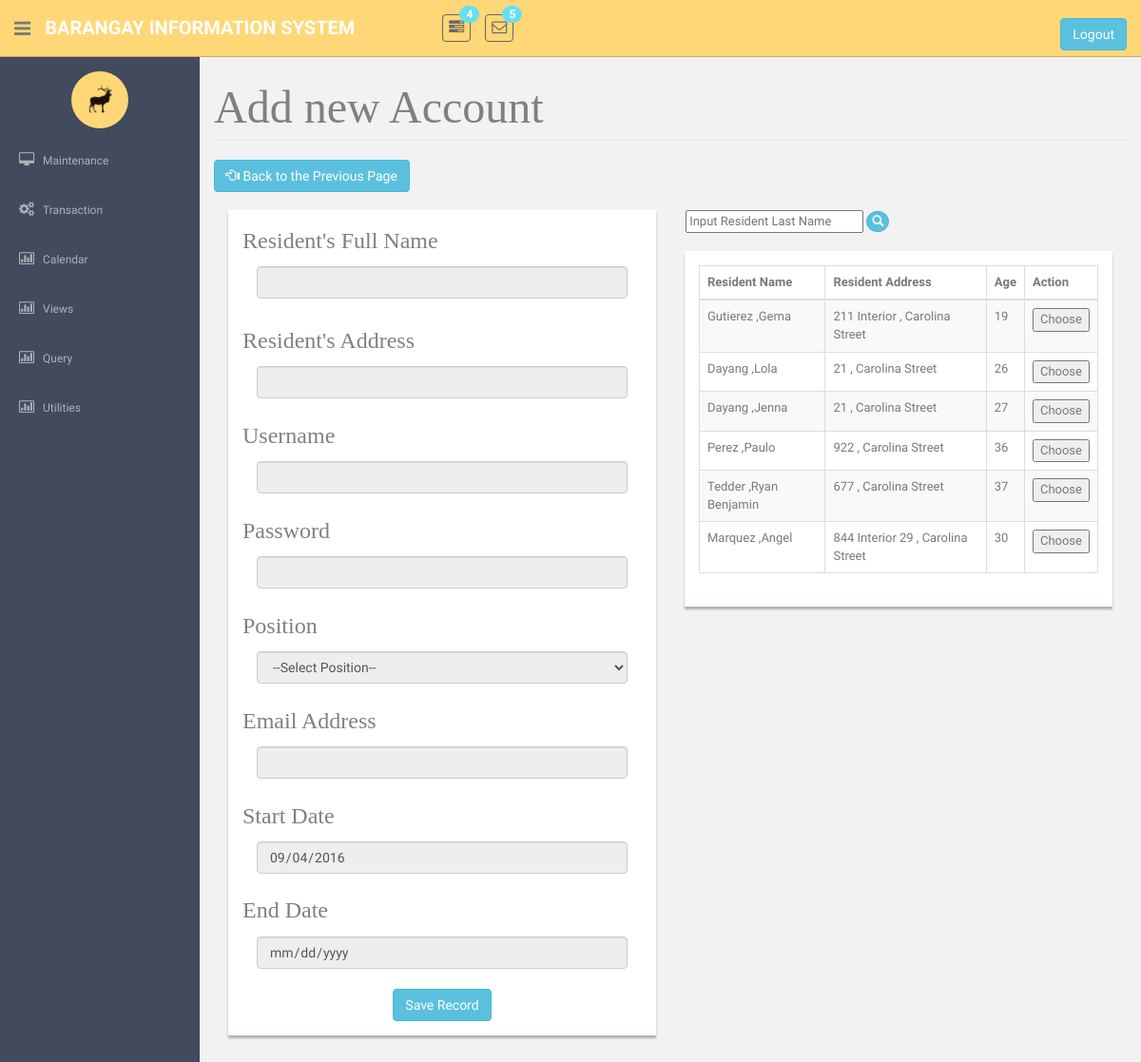
The page /Addaccount.php on the database as committed earlier.
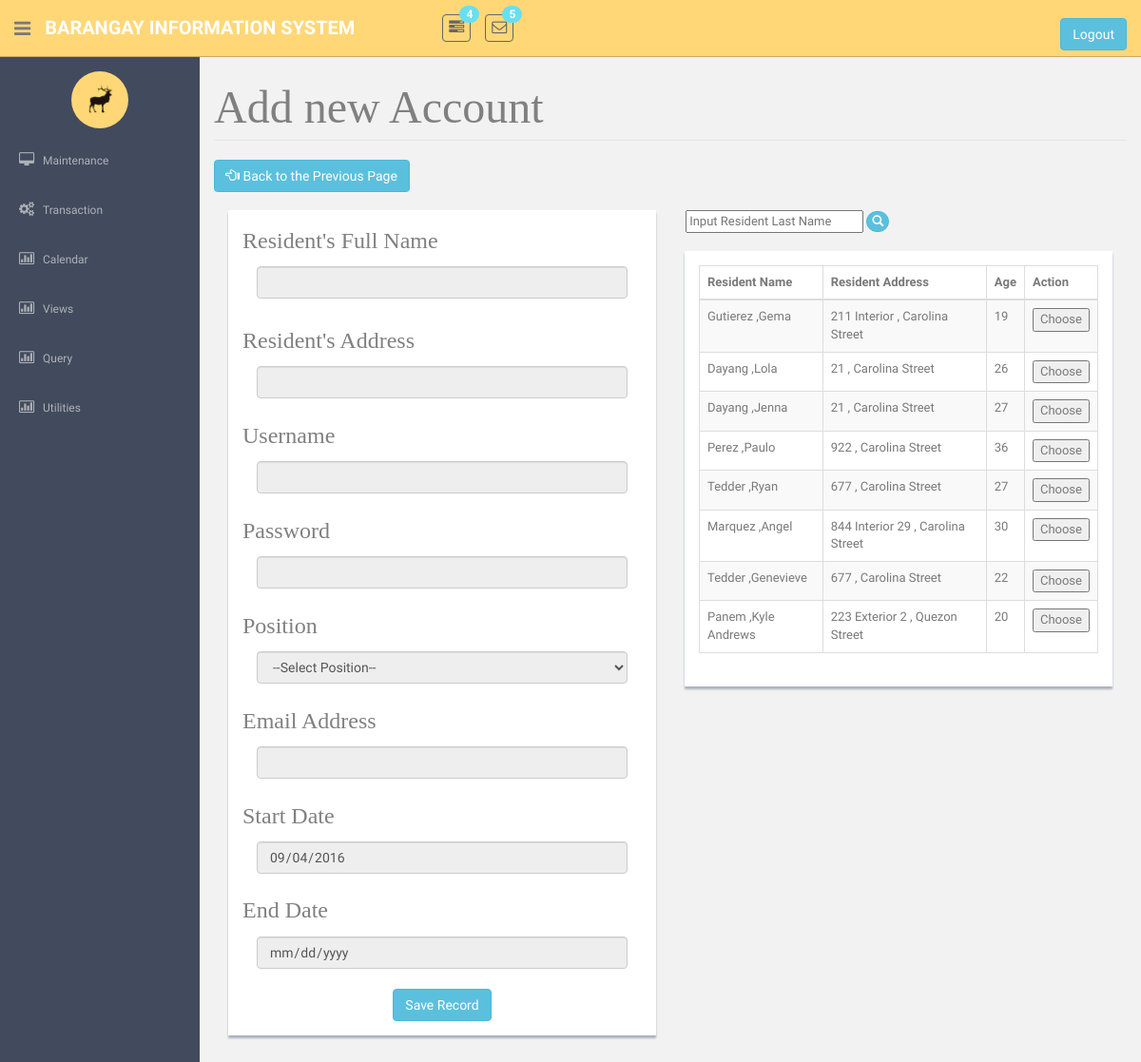
The same page on the database as committed later.
### tables this page shows
CREATE TABLE `tblhousemember` (
  `intMemberNo` int(11) NOT NULL,
  `strFirstName` varchar(100) NOT NULL,
  `strMiddleName` varchar(100) DEFAULT NULL,
  `strLastName` varchar(100) NOT NULL,
  `strNameExtension` varchar(50) DEFAULT NULL,
  `charGender` char(1) NOT NULL,
  `dtBirthdate` date NOT NULL,
  `strContactNo` varchar(11) DEFAULT NULL,
  `strOccupation` varchar(50) DEFAULT NULL,
  `strSSSNo` varchar(9) DEFAULT NULL,
  `strTINNo` varchar(50) DEFAULT NULL,
  `strVotersId` varchar(25) NOT NULL,
  `intForeignHouseholdNo` int(11) NOT NULL,
  `strCivilStatus` varchar(20) NOT NULL,
  `strStatus` varchar(10) NOT NULL,
  `strLifeStatus` varchar(10) NOT NULL,
  `charLiterate` char(1) NOT NULL,
  `charDisable` char(1) NOT NULL,
  `dtEntered` date NOT NULL
);

### Addaccount.php (the view, shortened to what this page needs)
<!DOCTYPE html>
          <?php require('header.php');?>
    <?php require('sidebar.php');?>
      <section id="main-content">
         <br>
          <section class="wrapper site-min-height">
<legend ><font face = "cambria" size = 8 color = "grey"> Add new Account</font></legend>
		 <button  class="btn btn-info" onclick="window.location.href='AccountMaintenance.php'">  <i class="glyphicon glyphicon-hand-left" aria-hidden="true"></i>&nbsp;Back to the Previous Page</button><br><br>
		<form method = POST>
<div class="col-sm-9 col-md-6 col-lg-6" id = 'appointmember'>
<div class = "showback" >
		<p><font face = "cambria" size = 5 color = "grey"> Resident's Full Name </font></p>
		<div class = "form-group">
			<div class="col-sm-12">
				<input id="controlno" name = "StreetName" class="form-control input-group-lg reg_name" type="text"  readonly>
           </div>
		</div><br><br><br>
		<div class="split-para"><font face = "cambria" size = 5 color = "grey"> Resident's Address</font></p>
			<div class="col-sm-12">
			<input id="controlno" name = "StreetName" class="form-control input-group-lg reg_name" type="text"  readonly>
			</div>
		</div>
	<br><br><br>
  <div class="split-para"><font face = "cambria" size = 5 color = "grey"> Username</font></p>
			<div class="col-sm-12">
			<input id="controlno" name = "StreetName" class="form-control input-group-lg reg_name" type="text"  readonly>
			</div>
		</div>
	<br><br><br>
	<div class="split-para"><font face = "cambria" size = 5 color = "grey"> Password</font></p>
			<div class="col-sm-12">
			<input id="controlno" name = "StreetName" class="form-control input-group-lg reg_name" type="text"  readonly>
			</div>
		</div>
	<br><br><br>
	<div class="split-para"><font face = "cambria" size = 5 color = "grey"> Position</font></p>
			<div class="col-sm-12">
		<select class ="form-control input-group-lg reg_name" readonly>
		<option>--Select Position--</option>
		</select>
			</div>
		</div>
	<br><br><br>
	<div class="split-para"><font face = "cambria" size = 5 color = "grey"> Email Address</font></p>
			<div class="col-sm-12">
			<input id="controlno" name = "StreetName" class="form-control input-group-lg reg_name" type="text"  readonly>
			</div>
		</div>
	<br><br><br>
	<div class="split-para"><font face = "cambria" size = 5 color = "grey"> Start Date</font></p>
			<div class="col-sm-12">
			<input id="controlno" name = "StreetName" class="form-control input-group-lg reg_name" type="date" value = <?php echo date('Y-m-d');?> min = <?php echo date('Y-m-d');?>  readonly>
			</div>
		</div>
	<br><br><br>
	<div class="split-para"><font face = "cambria" size = 5 color = "grey">End Date</font></p>
			<div class="col-sm-12">
			<input id="controlno" name = "StreetName" class="form-control input-group-lg reg_name" type="date" min = <?php echo date('Y-m-d');?> readonly>
			</div>
		</div>
	<br><br><br>
		<center> <input type="submit" class="btn btn-info" name = "btnAdd" id = "btnAdd"  value = "Save Record"  > </div>
		<br><br></center></div></form>
			<div class="input-append">
      &nbsp;&nbsp;&nbsp;&nbsp; <input name="search" id="searchr"  placeholder = "Input Resident Last Name" onchange = "search()"/>
    <button class="btn btn-info btn-round btn-xs  " id = "searchst" name = "s1" value = 2 onclick = "search()"><i class = "glyphicon glyphicon-search"></i></button>
</div><br>
		<div class="col-sm-3 col-md-6 col-lg-6" id = 'MemberTable'>
		<div class = "showback">
		<table  class="table table-striped table-bordered table-hover" >
		<thead>
		<th>Resident Name</th>
		<th>Resident Address</th>
		<th>Age</th>
		<th>Action</th>
		</thead>
		<tbody>
							<?php
					require('connection.php');
						$sql = "SELECT intMemberNo,concat(strLastName,' ,',strFirstName) as 'Name', concat(strBuildingNo,' , ',strStreetName) as 'Street',Timestampdiff(YEAR,dtBirthdate,NOW()) as Age FROM `tblhousemember` as a inner join tblhousehold as b on a.intForeignHouseholdNo = b.intHouseholdNo inner join tblstreet as c on b.intForeignStreetId = c.intStreetId WHERE a.intMemberNo NOT IN (SELECT intForeignMemberNo FROM tblaccount) && !(strVotersId = '') && Timestampdiff(YEAR,dtBirthdate,NOW())";
						$query = mysqli_query($con, $sql);
						if(mysqli_num_rows($query) > 0){
							while($row = mysqli_fetch_object($query)){?>
								<tr>
									<td><?php echo $row->Name?>				</td>
									<td><?php echo $row->Street?></td>
									<td><?php echo $row->Age?></td>
									<td> <button value = '<?php echo $row->intMemberNo?>' onclick = "Appoint(this.value)">Choose</button></td>
								</tr>
		<?php }} ?></tbody>
				</table></div>
		</div>
		</section><! --/wrapper -->
      </section>
  </section>
  </body>
</html>

Rows that differ between the two databases and show on the page:
changed tblhousemember (number 5 of 8 on the later page): Name "Tedder ,Ryan Benjamin" → "Tedder ,Ryan"; Age "37" → "27"
added tblhousemember: Name "Tedder ,Genevieve", Street "677 , Carolina Street", Age "22", $row->intMemberNo 30 (drawn)
added tblhousemember: Name "Panem ,Kyle Andrews", Street "223 Exterior 2 , Quezon Street", Age "20", $row->intMemberNo 29 (drawn)
